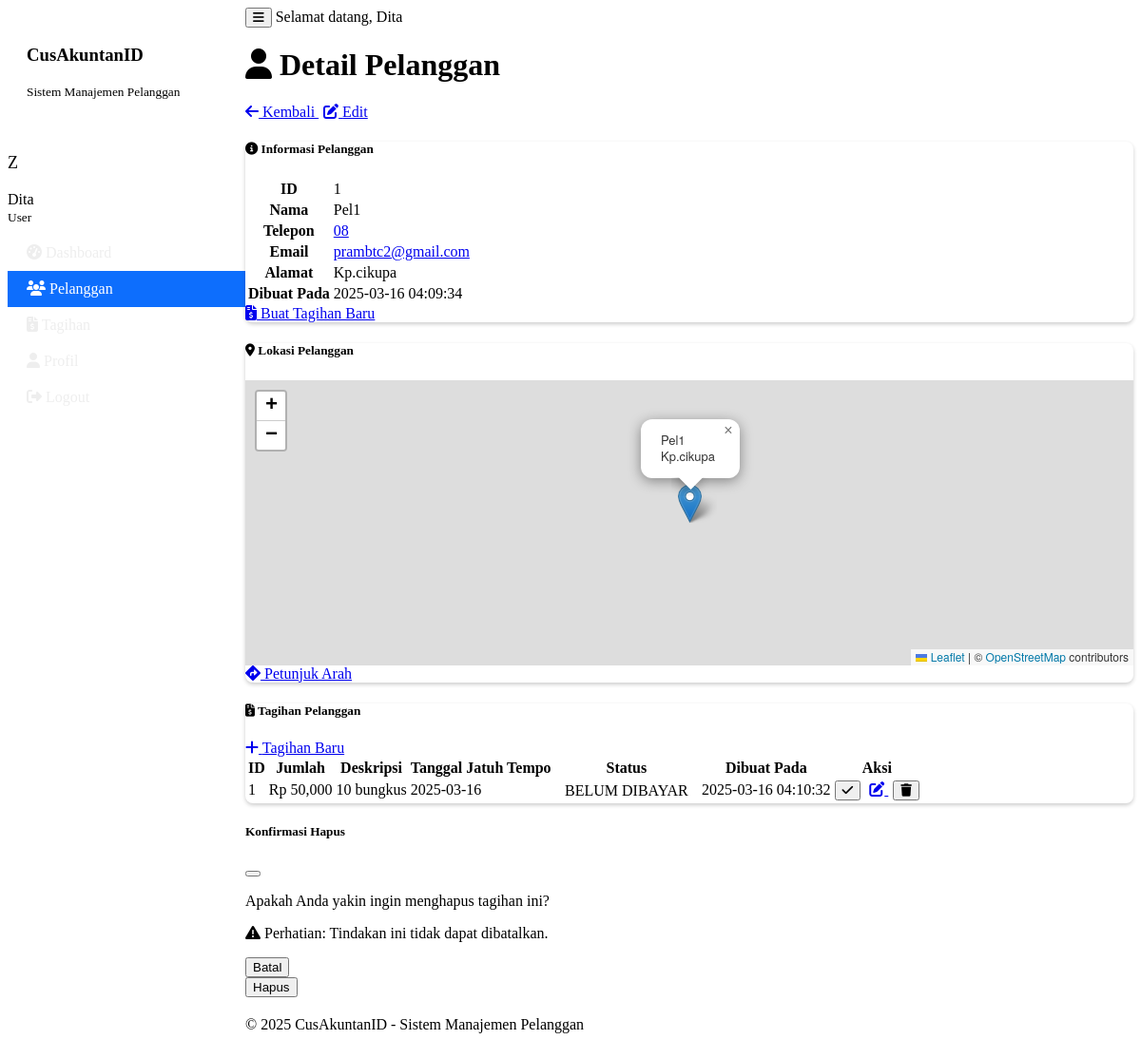
/pelanggan/1 (signed in), run on an earlier commit of the app's database.
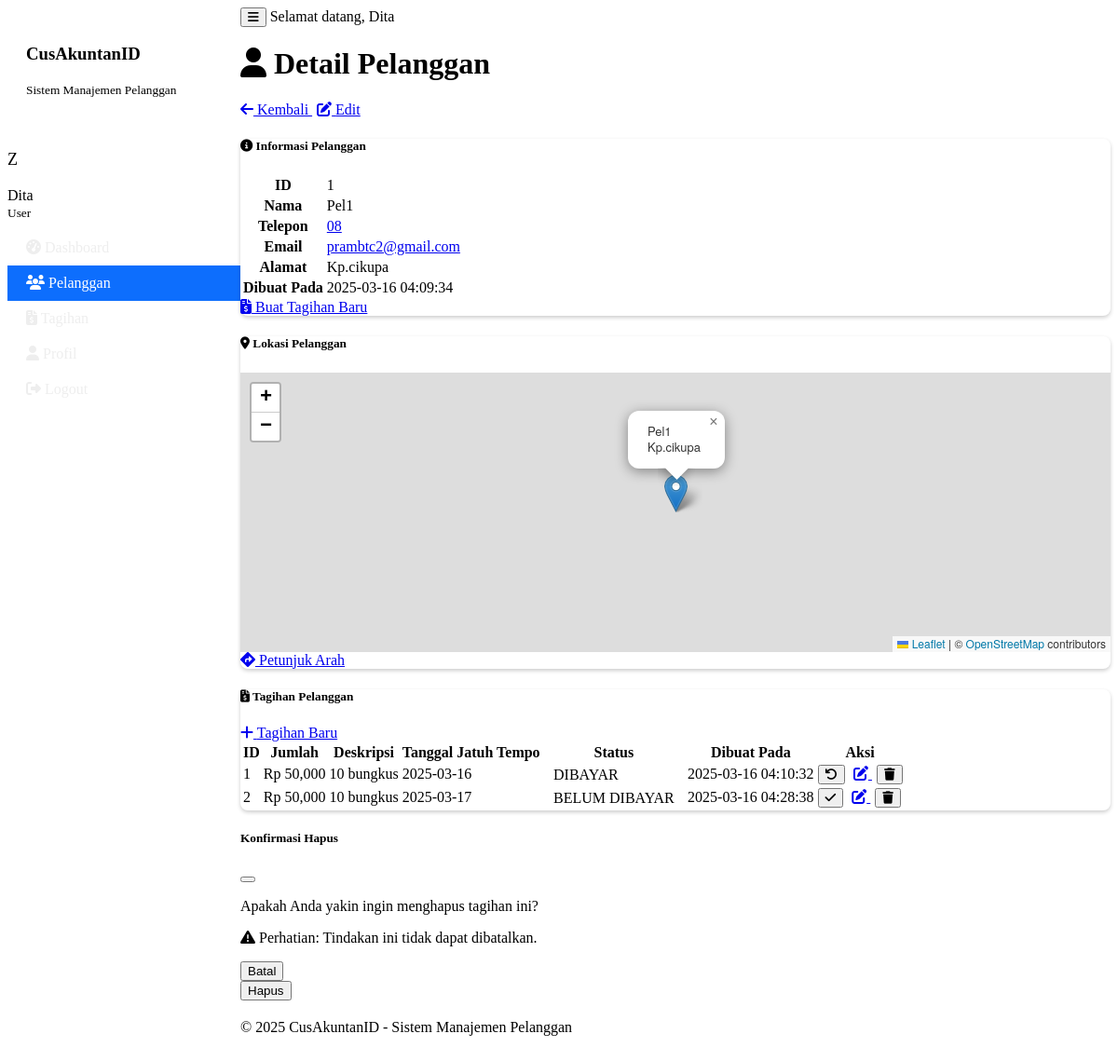
And on a later commit of the database.
### tables this page shows
CREATE TABLE pelanggan (
            id INTEGER PRIMARY KEY,
            nama TEXT NOT NULL,
            telepon TEXT,
            email TEXT,
            alamat TEXT,
            latitude REAL,
            longitude REAL,
            dibuat_pada TEXT,
            user_id INTEGER
        );

CREATE TABLE tagihan (
            id INTEGER PRIMARY KEY,
            pelanggan_id INTEGER,
            jumlah REAL NOT NULL,
            deskripsi TEXT,
            tanggal_jatuh_tempo TEXT,
            status_pembayaran TEXT DEFAULT 'BELUM DIBAYAR',
            dibuat_pada TEXT,
            FOREIGN KEY (pelanggan_id) REFERENCES pelanggan (id)
        );

### main.py (the view)
    def decorated_function(*args, **kwargs):
        if 'user' not in session:
            flash('Anda perlu login terlebih dahulu.', 'warning')
            return redirect(url_for('login'))
        return f(*args, **kwargs)

### main.py (called while the page is built)
@app.context_processor
def inject_now():
    return {'now': datetime.datetime.now()}

def login_required(f):
    def decorated_function(*args, **kwargs):
        if 'user' not in session:
            flash('Anda perlu login terlebih dahulu.', 'warning')
            return redirect(url_for('login'))
        return f(*args, **kwargs)
    decorated_function.__name__ = f.__name__
    return decorated_function

    def get_connection(self):
        return sqlite3.connect(self.db_path)

    def dapatkan_pelanggan(self, pelanggan_id):
        conn = self.get_connection()
        cursor = conn.cursor()
        cursor.execute("SELECT * FROM pelanggan WHERE id = ?", (pelanggan_id,))
        hasil = cursor.fetchone()
        conn.close()
        return hasil

    def dapatkan_tagihan_pelanggan(self, pelanggan_id):
        conn = self.get_connection()
        cursor = conn.cursor()
        cursor.execute("SELECT * FROM tagihan WHERE pelanggan_id = ? ORDER BY tanggal_jatuh_tempo", (pelanggan_id,))
        hasil = cursor.fetchall()
        conn.close()
        return hasil

### templates/pelanggan_detail.html (shortened to what this page needs)
{% extends "base.html" %}
{% block head %}
    <link rel="stylesheet" href="https://unpkg.com/leaflet@1.9.3/dist/leaflet.css" />
{% endblock %}
{% block content %}
<div class="container">
    <div class="d-flex justify-content-between align-items-center mb-4">
        <h1><i class="fas fa-user me-2"></i> Detail Pelanggan</h1>
        <div>
            <a href="{{ url_for('pelanggan_list') }}" class="btn btn-secondary me-2">
                <i class="fas fa-arrow-left me-2"></i> Kembali
            </a>
            <a href="{{ url_for('edit_pelanggan', pelanggan_id=pelanggan.id) }}" class="btn btn-primary">
                <i class="fas fa-edit me-2"></i> Edit
            </a>
        </div>
    </div>
    <div class="row">
        <div class="col-md-6 mb-4">
            <div class="card h-100">
                <div class="card-header bg-primary text-white">
                    <h5 class="mb-0"><i class="fas fa-info-circle me-2"></i> Informasi Pelanggan</h5>
                </div>
                <div class="card-body">
                    <table class="table">
                        <tr>
                            <th style="width: 30%">ID</th>
                            <td>{{ pelanggan.id }}</td>
                        </tr>
                        <tr>
                            <th>Nama</th>
                            <td>{{ pelanggan.nama }}</td>
                        </tr>
                        <tr>
                            <th>Telepon</th>
                            <td>
                                {% if pelanggan.telepon %}
                                    <a href="tel:{{ pelanggan.telepon }}">{{ pelanggan.telepon }}</a>
                                {% else %}
                                    -
                                {% endif %}
                            </td>
                        </tr>
                        <tr>
                            <th>Email</th>
                            <td>
                                {% if pelanggan.email %}
                                    <a href="mailto:{{ pelanggan.email }}">{{ pelanggan.email }}</a>
                                {% else %}
                                    -
                                {% endif %}
                            </td>
                        </tr>
                        <tr>
                            <th>Alamat</th>
                            <td>{{ pelanggan.alamat or '-' }}</td>
                        </tr>
                        <tr>
                            <th>Dibuat Pada</th>
                            <td>{{ pelanggan.dibuat_pada }}</td>
                        </tr>
                    </table>
                    <div class="d-grid gap-2 mt-3">
                        <a href="{{ url_for('tambah_tagihan') }}?pelanggan_id={{ pelanggan.id }}" class="btn btn-success">
                            <i class="fas fa-file-invoice-dollar me-2"></i> Buat Tagihan Baru
                        </a>
                    </div>
                </div>
            </div>
        </div>
        <div class="col-md-6 mb-4">
            <div class="card h-100">
                <div class="card-header bg-info text-white">
                    <h5 class="mb-0"><i class="fas fa-map-marker-alt me-2"></i> Lokasi Pelanggan</h5>
                </div>
                <div class="card-body">
                    {% if pelanggan.latitude != 0 and pelanggan.longitude != 0 %}
                        <div id="map" style="height: 300px;"></div>
                        <div class="mt-3 text-center">
                            <a href="https://www.google.com/maps/dir/?api=1&destination={{ pelanggan.latitude }},{{ pelanggan.longitude }}"
                               class="btn btn-outline-primary" target="_blank">
                                <i class="fas fa-directions me-2"></i> Petunjuk Arah
                            </a>
                        </div>
                    {% endif %}
                </div>
            </div>
        </div>
    </div>
    <div class="card mb-4">
        <div class="card-header bg-dark text-white">
            <div class="d-flex justify-content-between align-items-center">
                <h5 class="mb-0"><i class="fas fa-file-invoice-dollar me-2"></i> Tagihan Pelanggan</h5>
                <a href="{{ url_for('tambah_tagihan') }}?pelanggan_id={{ pelanggan.id }}" class="btn btn-sm btn-success">
                    <i class="fas fa-plus me-2"></i> Tagihan Baru
                </a>
            </div>
        </div>
        <div class="card-body">
            {% if tagihan %}
                <div class="table-responsive">
                    <table class="table table-striped table-hover">
                        <thead>
                            <tr>
                                <th>ID</th>
                                <th>Jumlah</th>
                                <th>Deskripsi</th>
                                <th>Tanggal Jatuh Tempo</th>
                                <th>Status</th>
                                <th>Dibuat Pada</th>
                                <th>Aksi</th>
                            </tr>
                        </thead>
                        <tbody>
                            {% for t in tagihan %}
                            <tr>
                                <td>{{ t[0] }}</td>
                                <td>Rp {{ "{:,.0f}".format(t[2]) }}</td>
                                <td>{{ t[3] or '-' }}</td>
                                <td>{{ t[4] }}</td>
                                <td>
                                    <span class="badge bg-{{ 'success' if t[5] == 'DIBAYAR' else 'danger' }}">
                                        {{ t[5] }}
                                    </span>
                                </td>
                                <td>{{ t[6] }}</td>
                                <td>
                                    <div class="btn-group">
                                        <button type="button" class="btn btn-sm btn-{{ 'success' if t[5] == 'BELUM DIBAYAR' else 'warning' }} status-btn"
                                                data-id="{{ t[0] }}"
                                                data-status="{{ t[5] }}"
                                                title="{{ 'Tandai Dibayar' if t[5] == 'BELUM DIBAYAR' else 'Tandai Belum Dibayar' }}">
                                            <i class="fas {{ 'fa-check' if t[5] == 'BELUM DIBAYAR' else 'fa-undo' }}"></i>
                                        </button>
                                        <a href="{{ url_for('edit_tagihan', tagihan_id=t[0]) }}" class="btn btn-sm btn-primary" title="Edit">
                                            <i class="fas fa-edit"></i>
                                        </a>
                                        <button type="button" class="btn btn-sm btn-danger delete-tagihan-btn"
                                                data-bs-toggle="modal"
                                                data-bs-target="#deleteTagihanModal"
                                                data-id="{{ t[0] }}"
                                                title="Hapus">
                                            <i class="fas fa-trash"></i>
                                        </button>
                                    </div>
                                </td>
                            </tr>
                            {% endfor %}
                        </tbody>
                    </table>
                </div>
            {% else %}
                <div class="alert alert-info">
                    <i class="fas fa-info-circle me-2"></i> Pelanggan ini belum memiliki tagihan.
                    <a href="{{ url_for('tambah_tagihan') }}?pelanggan_id={{ pelanggan.id }}" class="alert-link">Buat tagihan baru sekarang</a>.
                </div>
            {% endif %}
        </div>
    </div>
</div>
<div class="modal fade" id="deleteTagihanModal" tabindex="-1" aria-labelledby="deleteTagihanModalLabel" aria-hidden="true">
    <div class="modal-dialog">
        <div class="modal-content">
            <div class="modal-header bg-danger text-white">
                <h5 class="modal-title" id="deleteTagihanModalLabel">Konfirmasi Hapus</h5>
                <button type="button" class="btn-close" data-bs-dismiss="modal" aria-label="Close"></button>
            </div>
            <div class="modal-body">
                <p>Apakah Anda yakin ingin menghapus tagihan ini?</p>
                <p class="text-danger">
                    <i class="fas fa-exclamation-triangle me-2"></i>
                    Perhatian: Tindakan ini tidak dapat dibatalkan.
                </p>
            </div>
            <div class="modal-footer">
                <button type="button" class="btn btn-secondary" data-bs-dismiss="modal">Batal</button>
                <form id="deleteTagihanForm" method="POST">
                    <button type="submit" class="btn btn-danger">Hapus</button>
                </form>
            </div>
        </div>
    </div>
</div>
{% endblock %}

### templates/base.html (shortened to what this page needs)
<!DOCTYPE html>
<html lang="id">
<head>
    <link href="https://cdn.replit.com/agent/bootstrap-agent-dark-theme.min.css" rel="stylesheet">
    <link rel="stylesheet" href="https://cdnjs.cloudflare.com/ajax/libs/font-awesome/6.4.0/css/all.min.css">
    <link rel="stylesheet" href="{{ url_for('static', filename='css/style.css') }}">
    {% block head %}{% endblock %}
</head>
<body>
    <div class="wrapper">
        {% if session.get('user') %}
        <nav id="sidebar" class="bg-dark">
            <div class="sidebar-header text-center">
                <h3>CusAkuntanID</h3>
                <small>Sistem Manajemen Pelanggan</small>
            </div>
            <ul class="list-unstyled components">
                <li class="sidebar-user-info p-3 mb-2 border-bottom">
                    <div class="d-flex align-items-center">
                        <div class="user-avatar bg-primary rounded-circle d-flex justify-content-center align-items-center me-2">
                            <span>{{ session.user.username[0].upper() }}</span>
                        </div>
                        <div>
                            <div>{{ session.user.nama_lengkap or session.user.username }}</div>
                            <small class="text-muted">{{ 'Admin' if session.user.level == 'admin' else 'User' }}</small>
                        </div>
                    </div>
                </li>
                <li class="{% if request.path == '/dashboard' %}active{% endif %}">
                    <a href="{{ url_for('dashboard') }}">
                        <i class="fas fa-tachometer-alt me-2"></i> Dashboard
                    </a>
                </li>
                <li class="{% if '/pelanggan' in request.path %}active{% endif %}">
                    <a href="{{ url_for('pelanggan_list') }}">
                        <i class="fas fa-users me-2"></i> Pelanggan
                    </a>
                </li>
                <li class="{% if '/tagihan' in request.path %}active{% endif %}">
                    <a href="{{ url_for('tagihan_list') }}">
                        <i class="fas fa-file-invoice-dollar me-2"></i> Tagihan
                    </a>
                </li>
                <li class="{% if '/profile' in request.path %}active{% endif %}">
                    <a href="{{ url_for('profile') }}">
                        <i class="fas fa-user me-2"></i> Profil
                    </a>
                </li>
                <li>
                    <a href="{{ url_for('logout') }}">
                        <i class="fas fa-sign-out-alt me-2"></i> Logout
                    </a>
                </li>
            </ul>
        </nav>
        {% endif %}
        <div id="content" class="{% if not session.get('user') %}w-100 no-sidebar{% endif %}">
            {% if session.get('user') %}
            <nav class="navbar navbar-expand-lg navbar-dark bg-dark">
                <div class="container-fluid">
                    <button type="button" id="sidebarCollapse" class="btn btn-outline-secondary">
                        <i class="fas fa-bars"></i>
                    </button>
                    <span class="navbar-text ms-auto">
                        <span class="d-none d-md-inline">Selamat datang, </span>{{ session.user.nama_lengkap or session.user.username }}
                    </span>
                </div>
            </nav>
            {% endif %}
            <main class="container mt-3">
                {% block content %}{% endblock %}
            </main>
            <footer class="footer mt-auto py-3 bg-dark">
                <div class="container">
                    <div class="text-center text-muted">
                        &copy; {{ now.year }} CusAkuntanID - Sistem Manajemen Pelanggan
                    </div>
                </div>
            </footer>
        </div>
    </div>
</body>
</html>

### static/css/style.css (style rules this page uses)
.wrapper { display: flex; width: 100%; align-items: stretch; }
#sidebar { min-width: 250px; max-width: 250px; min-height: 100vh; transition: all 0.3s; }
#sidebar .sidebar-header { padding: 20px; }
#sidebar ul.components { padding: 20px 0; }
#sidebar ul li a { padding: 10px 20px; display: block; color: #eeeeee; transition: all 0.3s; text-decoration: none; }
#sidebar ul li.active > a { background: #0d6efd; color: #fff; }
#content { width: 100%; min-height: 100vh; transition: all 0.3s; display: flex; flex-direction: column; }
.footer { margin-top: auto; padding: 20px 0; }
.user-avatar { width: 40px; height: 40px; font-size: 18px; }
.sidebar-user-info { margin-bottom: 10px; }
.card { margin-bottom: 20px; border-radius: 0.5rem; box-shadow: 0 0.125rem 0.25rem rgba(0, 0, 0, 0.2); }
.card-header { border-top-left-radius: 0.5rem !important; border-top-right-radius: 0.5rem !important; }
.btn + .btn { margin-left: 5px; }
.table th, .table td { vertical-align: middle; }
.badge.bg-success, .badge.bg-danger, .badge.bg-info, .badge.bg-warning { font-weight: 500; padding: 0.35em 0.65em; }

What changed in the data, as far as the page shows it:
changed tagihan id 1: status_pembayaran "BELUM DIBAYAR" → "DIBAYAR"
added tagihan: id "2", jumlah "50,000", deskripsi "10 bungkus", tanggal_jatuh_tempo "2025-03-17", status_pembayaran "BELUM DIBAYAR", dibuat_pada "2025-03-16 04:28:38"
